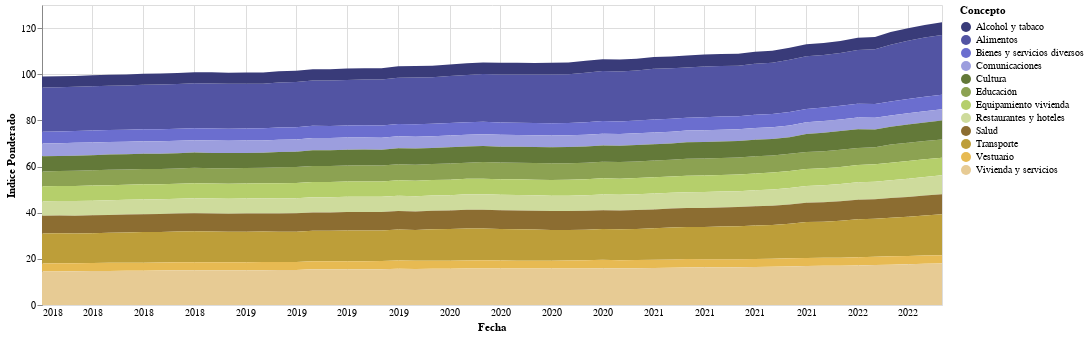

This figure's notebook cell:
### Code cell
selection = alt.selection_multi(fields=['Concepto'], bind='legend')

alt.Chart(Apertura).mark_area().encode(
    alt.X('Fecha:T', axis=alt.Axis(domain=False, format='%Y', tickSize=0)),
    alt.Y('sum(Valor Ponderado):Q', stack='zero', title='Indice Ponderado'),
    alt.Color('Concepto:N', scale=alt.Scale(scheme='category20b')),
    opacity=alt.condition(selection, alt.value(1), alt.value(0.2))
).add_selection(
    selection
).properties(
    width=900
)

### Figure 1 — Vega-Lite specification as saved in the notebook (floating-point values rounded to 4 significant figures; data arrays with more than 128 entries replaced by an {"elided": "..."} marker saying what was removed)
{"config": {"view": {"continuousWidth": 400, "continuousHeight": 300}}, "data": {"name": "data-e5c6ac3bbd04af64eb6905b9e251c8ee"}, "mark": "area", "encoding": {"color": {"field": "Concepto", "scale": {"scheme": "category20b"}, "type": "nominal"}, "opacity": {"condition": {"value": 1, "selection": "selector004"}, "value": 0.2}, "x": {"axis": {"domain": false, "format": "%Y", "tickSize": 0}, "field": "Fecha", "type": "temporal"}, "y": {"aggregate": "sum", "field": "Valor Ponderado", "stack": "zero", "title": "Indice Ponderado", "type": "quantitative"}}, "selection": {"selector004": {"type": "multi", "fields": ["Concepto"], "bind": "legend"}}, "width": 900, "$schema": "https://vega.github.io/schema/vega-lite/v4.17.0.json", "datasets": {"data-e5c6ac3bbd04af64eb6905b9e251c8ee": {"elided": "648 records"}}}
